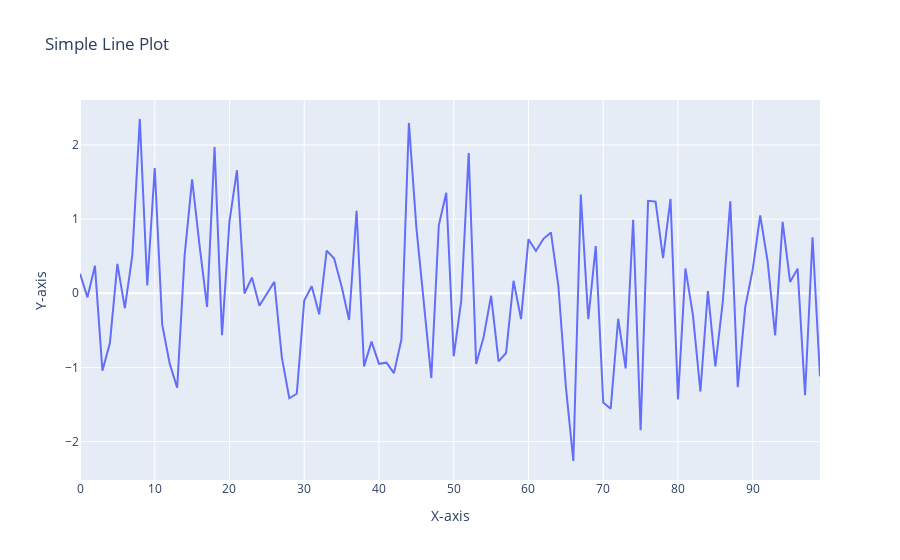

This figure's notebook cell:
### Markdown cell above
### 20. Using Plotly, create a basic line plot of a randomly generated dataset, label the axes, and set the title as 'Simple Line Plot'

### Code cell
import numpy as np
import plotly.graph_objs as go
from plotly.offline import iplot

# Generate a random dataset
x = np.arange(0, 100)
y = np.random.randn(100)

# Create a line plot
trace = go.Scatter(
    x = x,
    y = y,
    mode = 'lines',
    name = 'Random Data'
)

layout = go.Layout(
    title = 'Simple Line Plot',
    xaxis = dict(title = 'X-axis'),
    yaxis = dict(title = 'Y-axis')
)

fig = go.Figure(data = [trace], layout = layout)
iplot(fig)

### Figure 1 — Plotly figure (JSON) as saved in the notebook; plotly's stock layout.template omitted (floating-point values rounded to 4 significant figures)
{"data": [{"mode": "lines", "name": "Random Data", "type": "scatter", "x": [0, 1, 2, 3, 4, 5, 6, 7, 8, 9, 10, 11, 12, 13, 14, 15, 16, 17, 18, 19, 20, 21, 22, 23, 24, 25, 26, 27, 28, 29, 30, 31, 32, 33, 34, 35, 36, 37, 38, 39, 40, 41, 42, 43, 44, 45, 46, 47, 48, 49, 50, 51, 52, 53, 54, 55, 56, 57, 58, 59, 60, 61, 62, 63, 64, 65, 66, 67, 68, 69, 70, 71, 72, 73, 74, 75, 76, 77, 78, 79, 80, 81, 82, 83, 84, 85, 86, 87, 88, 89, 90, 91, 92, 93, 94, 95, 96, 97, 98, 99], "y": [0.2639, -0.05486, 0.3696, -1.044, -0.672, 0.3957, -0.1998, 0.5119, 2.349, 0.1045, 1.689, -0.4223, -0.9489, -1.274, 0.5133, 1.534, 0.6386, -0.1847, 1.969, -0.5663, 0.9711, 1.659, -0.003696, 0.2117, -0.1678, -0.007012, 0.1553, -0.8633, -1.415, -1.355, -0.09702, 0.09465, -0.2829, 0.5755, 0.4689, 0.092, -0.3597, 1.112, -0.9853, -0.652, -0.9514, -0.9357, -1.077, -0.6233, 2.296, 0.8886, -0.1191, -1.142, 0.9149, 1.354, -0.8496, -0.103, 1.891, -0.9526, -0.5881, -0.0337, -0.9182, -0.8055, 0.1681, -0.3474, 0.7288, 0.5702, 0.7339, 0.8206, 0.09543, -1.259, -2.261, 1.332, -0.348, 0.6355, -1.471, -1.555, -0.3436, -1.012, 0.9913, -1.846, 1.246, 1.236, 0.4725, 1.271, -1.43, 0.3344, -0.2936, -1.324, 0.02975, -0.985, -0.1094, 1.24, -1.265, -0.1827, 0.3218, 1.051, 0.422, -0.5674, 0.9636, 0.1534, 0.3323, -1.374, 0.7529, -1.12]}], "layout": {"autosize": true, "title": {"text": "Simple Line Plot"}, "xaxis": {"autorange": true, "range": [0, 99], "title": {"text": "X-axis"}, "type": "linear"}, "yaxis": {"autorange": true, "range": [-2.517, 2.605], "title": {"text": "Y-axis"}, "type": "linear"}}}
